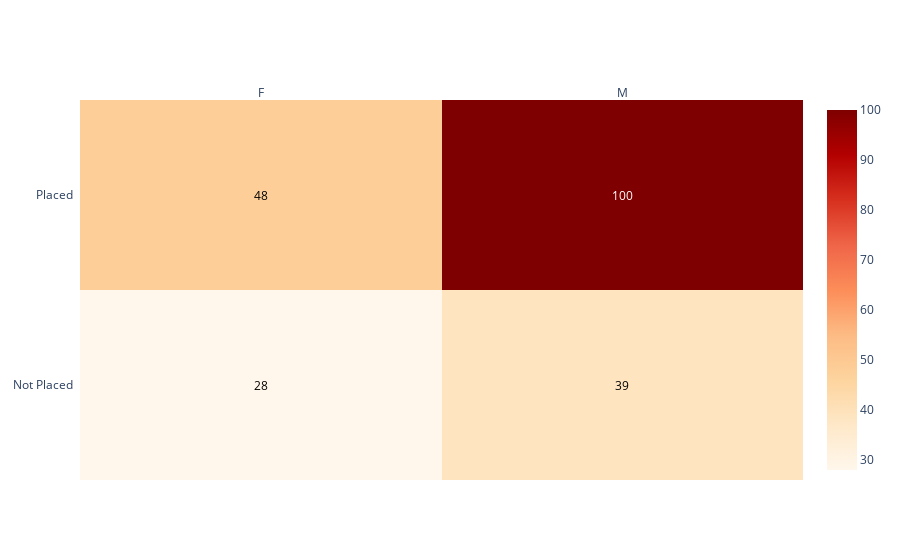
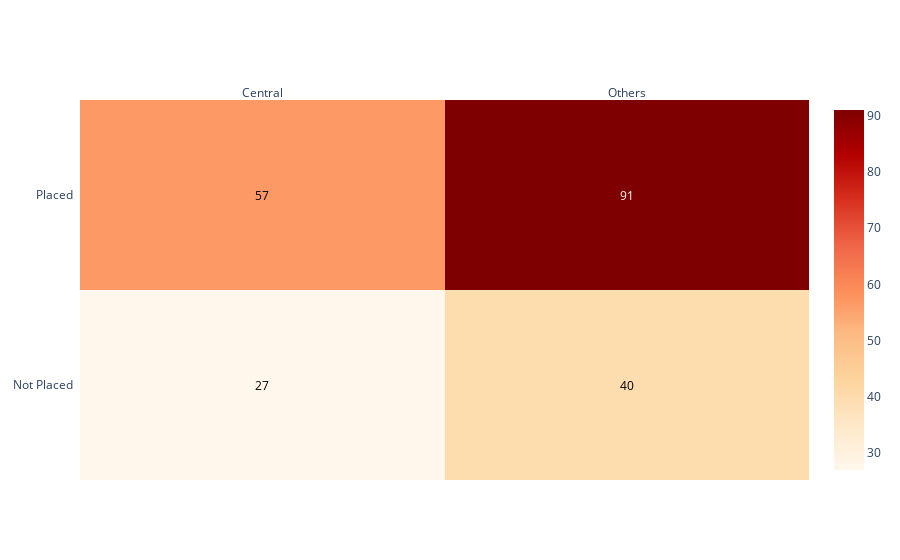
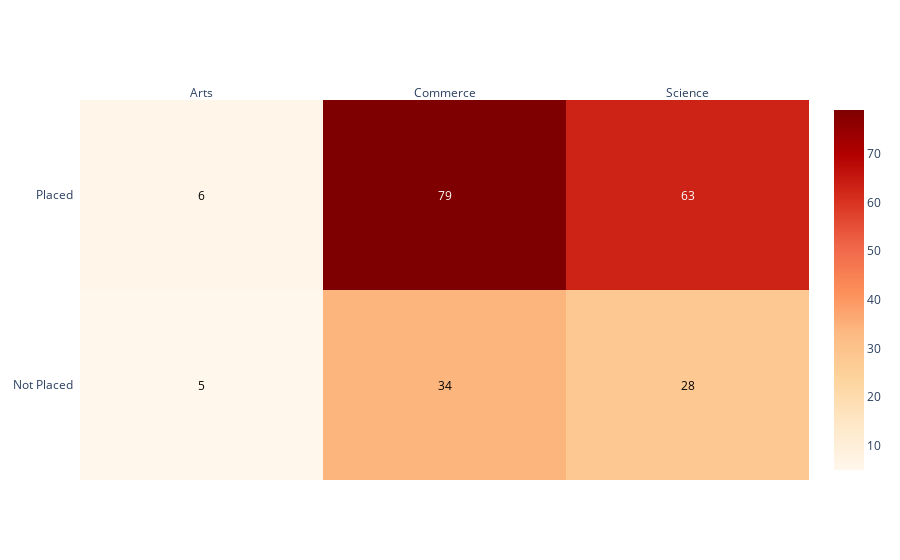
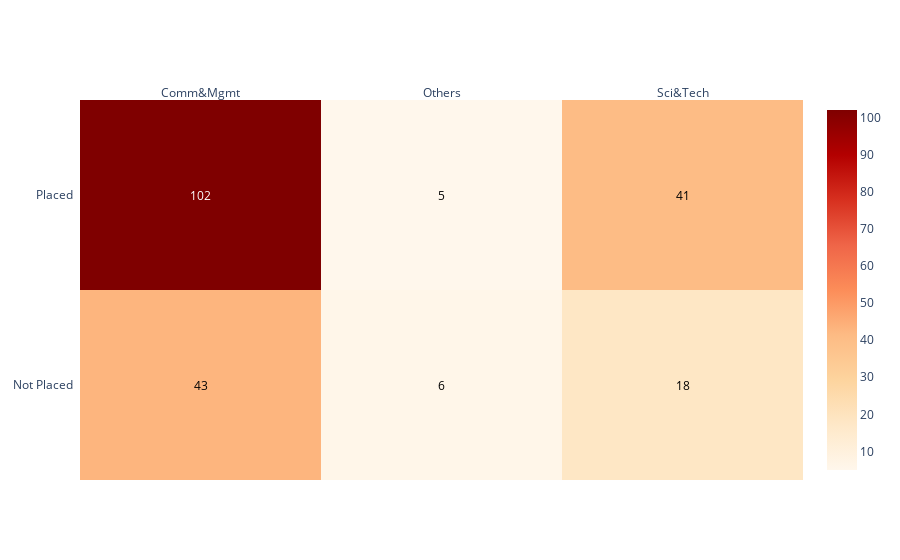

The code cell stored with these charts, in order, in its notebook:
### Markdown cell above
### Categorical data

### Code cell
categorical_cols = ['gender', 'hsc_b', 'hsc_s', 'degree_t', 'workex', 'specialisation']

for cols in categorical_cols:
    print("\n################ {} ################".format(cols))
    heat_map = df.pivot_table(index = 'status',
                              columns = cols,
                              values = 'sl_no',
                              aggfunc = 'count')
    z=heat_map.values.tolist()
    x=list(heat_map.columns)
    y=list(heat_map.index)
    fig=ff.create_annotated_heatmap(z, x=x, y=y, colorscale='orRd', showscale=True)
    fig.show()

### Figure 1 — Plotly figure (JSON) as saved in the notebook; plotly's stock layout.template omitted (floating-point values rounded to 4 significant figures)
{"data": [{"colorscale": [[0, "rgb(255,247,236)"], [0.125, "rgb(254,232,200)"], [0.25, "rgb(253,212,158)"], [0.375, "rgb(253,187,132)"], [0.5, "rgb(252,141,89)"], [0.625, "rgb(239,101,72)"], [0.75, "rgb(215,48,31)"], [0.875, "rgb(179,0,0)"], [1, "rgb(127,0,0)"]], "reversescale": false, "showscale": true, "type": "heatmap", "x": ["F", "M"], "y": ["Not Placed", "Placed"], "z": [[28, 39], [48, 100]]}], "layout": {"annotations": [{"font": {"color": "#000000"}, "showarrow": false, "text": "28", "x": "F", "xref": "x", "y": "Not Placed", "yref": "y"}, {"font": {"color": "#000000"}, "showarrow": false, "text": "39", "x": "M", "xref": "x", "y": "Not Placed", "yref": "y"}, {"font": {"color": "#000000"}, "showarrow": false, "text": "48", "x": "F", "xref": "x", "y": "Placed", "yref": "y"}, {"font": {"color": "#FFFFFF"}, "showarrow": false, "text": "100", "x": "M", "xref": "x", "y": "Placed", "yref": "y"}], "xaxis": {"dtick": 1, "gridcolor": "rgb(0, 0, 0)", "side": "top", "ticks": ""}, "yaxis": {"dtick": 1, "ticks": "", "ticksuffix": "  "}}}

### Figure 2 — Plotly figure (JSON) as saved in the notebook; plotly's stock layout.template omitted (floating-point values rounded to 4 significant figures)
{"data": [{"colorscale": [[0, "rgb(255,247,236)"], [0.125, "rgb(254,232,200)"], [0.25, "rgb(253,212,158)"], [0.375, "rgb(253,187,132)"], [0.5, "rgb(252,141,89)"], [0.625, "rgb(239,101,72)"], [0.75, "rgb(215,48,31)"], [0.875, "rgb(179,0,0)"], [1, "rgb(127,0,0)"]], "reversescale": false, "showscale": true, "type": "heatmap", "x": ["Central", "Others"], "y": ["Not Placed", "Placed"], "z": [[27, 40], [57, 91]]}], "layout": {"annotations": [{"font": {"color": "#000000"}, "showarrow": false, "text": "27", "x": "Central", "xref": "x", "y": "Not Placed", "yref": "y"}, {"font": {"color": "#000000"}, "showarrow": false, "text": "40", "x": "Others", "xref": "x", "y": "Not Placed", "yref": "y"}, {"font": {"color": "#000000"}, "showarrow": false, "text": "57", "x": "Central", "xref": "x", "y": "Placed", "yref": "y"}, {"font": {"color": "#FFFFFF"}, "showarrow": false, "text": "91", "x": "Others", "xref": "x", "y": "Placed", "yref": "y"}], "xaxis": {"dtick": 1, "gridcolor": "rgb(0, 0, 0)", "side": "top", "ticks": ""}, "yaxis": {"dtick": 1, "ticks": "", "ticksuffix": "  "}}}

### Figure 3 — Plotly figure (JSON) as saved in the notebook; plotly's stock layout.template omitted (floating-point values rounded to 4 significant figures)
{"data": [{"colorscale": [[0, "rgb(255,247,236)"], [0.125, "rgb(254,232,200)"], [0.25, "rgb(253,212,158)"], [0.375, "rgb(253,187,132)"], [0.5, "rgb(252,141,89)"], [0.625, "rgb(239,101,72)"], [0.75, "rgb(215,48,31)"], [0.875, "rgb(179,0,0)"], [1, "rgb(127,0,0)"]], "reversescale": false, "showscale": true, "type": "heatmap", "x": ["Arts", "Commerce", "Science"], "y": ["Not Placed", "Placed"], "z": [[5, 34, 28], [6, 79, 63]]}], "layout": {"annotations": [{"font": {"color": "#000000"}, "showarrow": false, "text": "5", "x": "Arts", "xref": "x", "y": "Not Placed", "yref": "y"}, {"font": {"color": "#000000"}, "showarrow": false, "text": "34", "x": "Commerce", "xref": "x", "y": "Not Placed", "yref": "y"}, {"font": {"color": "#000000"}, "showarrow": false, "text": "28", "x": "Science", "xref": "x", "y": "Not Placed", "yref": "y"}, {"font": {"color": "#000000"}, "showarrow": false, "text": "6", "x": "Arts", "xref": "x", "y": "Placed", "yref": "y"}, {"font": {"color": "#FFFFFF"}, "showarrow": false, "text": "79", "x": "Commerce", "xref": "x", "y": "Placed", "yref": "y"}, {"font": {"color": "#FFFFFF"}, "showarrow": false, "text": "63", "x": "Science", "xref": "x", "y": "Placed", "yref": "y"}], "xaxis": {"dtick": 1, "gridcolor": "rgb(0, 0, 0)", "side": "top", "ticks": ""}, "yaxis": {"dtick": 1, "ticks": "", "ticksuffix": "  "}}}

### Figure 4 — Plotly figure (JSON) as saved in the notebook; plotly's stock layout.template omitted (floating-point values rounded to 4 significant figures)
{"data": [{"colorscale": [[0, "rgb(255,247,236)"], [0.125, "rgb(254,232,200)"], [0.25, "rgb(253,212,158)"], [0.375, "rgb(253,187,132)"], [0.5, "rgb(252,141,89)"], [0.625, "rgb(239,101,72)"], [0.75, "rgb(215,48,31)"], [0.875, "rgb(179,0,0)"], [1, "rgb(127,0,0)"]], "reversescale": false, "showscale": true, "type": "heatmap", "x": ["Comm&Mgmt", "Others", "Sci&Tech"], "y": ["Not Placed", "Placed"], "z": [[43, 6, 18], [102, 5, 41]]}], "layout": {"annotations": [{"font": {"color": "#000000"}, "showarrow": false, "text": "43", "x": "Comm&Mgmt", "xref": "x", "y": "Not Placed", "yref": "y"}, {"font": {"color": "#000000"}, "showarrow": false, "text": "6", "x": "Others", "xref": "x", "y": "Not Placed", "yref": "y"}, {"font": {"color": "#000000"}, "showarrow": false, "text": "18", "x": "Sci&Tech", "xref": "x", "y": "Not Placed", "yref": "y"}, {"font": {"color": "#FFFFFF"}, "showarrow": false, "text": "102", "x": "Comm&Mgmt", "xref": "x", "y": "Placed", "yref": "y"}, {"font": {"color": "#000000"}, "showarrow": false, "text": "5", "x": "Others", "xref": "x", "y": "Placed", "yref": "y"}, {"font": {"color": "#000000"}, "showarrow": false, "text": "41", "x": "Sci&Tech", "xref": "x", "y": "Placed", "yref": "y"}], "xaxis": {"dtick": 1, "gridcolor": "rgb(0, 0, 0)", "side": "top", "ticks": ""}, "yaxis": {"dtick": 1, "ticks": "", "ticksuffix": "  "}}}
